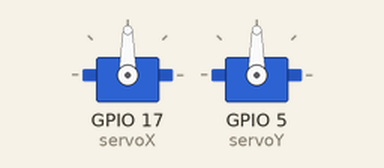
Bench run of a sketch on a simulated ESP32. Shown: 2 × servo.

Above: at 0.0 s.
Timing chart, 0 to 3.0 s (numbered marks = the images above):
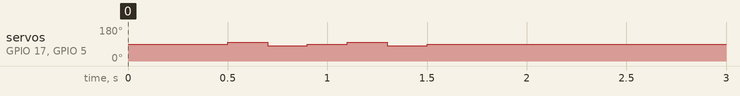

The sketch:

servostartupsequenzeformatted.ino
```cpp
#include <ESP32Servo.h>

// ---ServoStartupSequenz---
void ServoStartupSequenz(Servo& servoX, Servo& servoY) {
  // Servos in Mittelstellung bringen
  servoX.write(90);
  servoY.write(90);
  delay(500);  // Kurz warten

  // Kalibrierung: leichte Bewegungen zum Test
  for (int i = 0; i < 2; i++) {
    servoX.write(100);  // +10 Grad
    servoY.write(100);
    delay(200);

    servoX.write(80);   // -10 Grad
    servoY.write(80);
    delay(200);

    servoX.write(90);   // Zurück zur Mittelstellung
    servoY.write(90);
    delay(200);
  }

  // Abschluss in Mittelstellung
  servoX.write(90);
  servoY.write(90);
  delay(500);
}

Servo servoX;  // Servo für X-Achse
Servo servoY;  // Servo für Y-Achse

void setup() {
  servoX.attach(17);  // Servo X an Pin 17
  servoY.attach(5);   // Servo Y an Pin 5

  // ---ServoStartupSequenz Aufruf---
  ServoStartupSequenz(servoX, servoY);
}

void loop() {
  // Hauptcode
}
```
